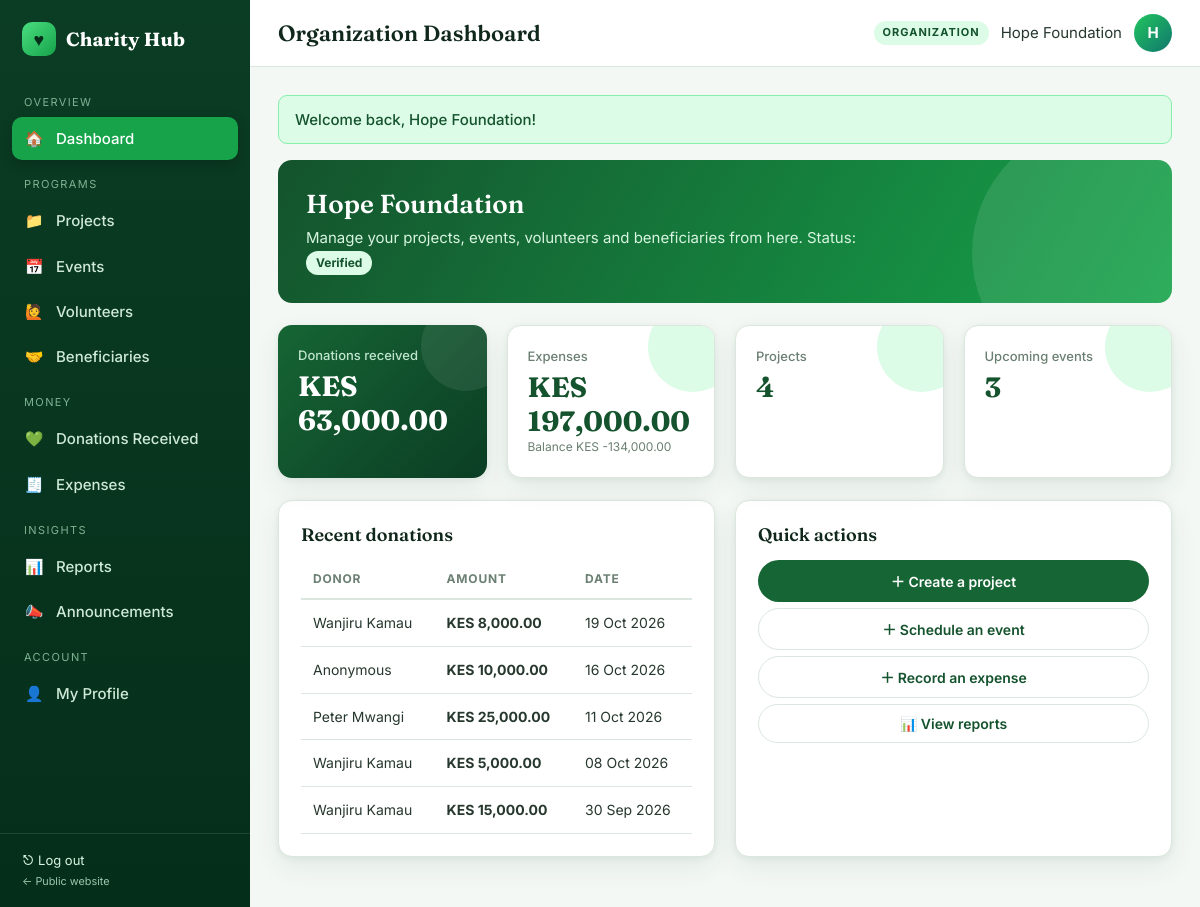
Screenshot of /organization/dashboard.php (signed in) with the database file from the repository.
### tables this page shows
CREATE TABLE organizations (
  org_id INT AUTO_INCREMENT PRIMARY KEY,
  user_id INT NOT NULL,
  organization_name VARCHAR(200) NOT NULL,
  description TEXT NULL,
  location VARCHAR(150) NULL,
  verification_status ENUM('PENDING','VERIFIED','REJECTED') NOT NULL DEFAULT 'PENDING',
  created_at TIMESTAMP DEFAULT CURRENT_TIMESTAMP,
  FOREIGN KEY (user_id) REFERENCES users(user_id) ON DELETE CASCADE
);

CREATE TABLE donations (
  donation_id INT AUTO_INCREMENT PRIMARY KEY,
  donor_id INT NOT NULL,
  org_id INT NOT NULL,
  project_id INT NULL,
  amount DECIMAL(12,2) NOT NULL,
  payment_method ENUM('M-Pesa','Card','Bank Transfer','Cash') NOT NULL DEFAULT 'M-Pesa',
  reference VARCHAR(40) NOT NULL,
  message VARCHAR(255) NULL,
  anonymous TINYINT(1) NOT NULL DEFAULT 0,
  status ENUM('COMPLETED','PENDING') NOT NULL DEFAULT 'COMPLETED',
  created_at TIMESTAMP DEFAULT CURRENT_TIMESTAMP,
  FOREIGN KEY (donor_id) REFERENCES users(user_id) ON DELETE CASCADE,
  FOREIGN KEY (org_id) REFERENCES organizations(org_id) ON DELETE CASCADE,
  FOREIGN KEY (project_id) REFERENCES projects(project_id) ON DELETE SET NULL
);

CREATE TABLE users (
  user_id INT AUTO_INCREMENT PRIMARY KEY,
  name VARCHAR(150) NOT NULL,
  email VARCHAR(150) NOT NULL UNIQUE,
  password VARCHAR(255) NOT NULL,
  phone VARCHAR(20) NOT NULL,
  role ENUM('ADMIN','ORGANIZATION','DONOR','VOLUNTEER','BENEFICIARY') NOT NULL,
  status ENUM('ACTIVE','SUSPENDED') NOT NULL DEFAULT 'ACTIVE',
  created_at TIMESTAMP DEFAULT CURRENT_TIMESTAMP
);

### includes/org_guard.php (called while the page is built, shortened)
<?php
$org = my_org();
$orgId = (int)$org['org_id'];

### organization/dashboard.php (the view, shortened to what this page needs)
<?php
require_once __DIR__ . '/../includes/bootstrap.php';
require_once __DIR__ . '/../includes/org_guard.php';
$in  = db_val("SELECT COALESCE(SUM(amount),0) FROM donations WHERE org_id=? AND status='COMPLETED'", [$orgId]);
$out = db_val("SELECT COALESCE(SUM(amount),0) FROM expenses WHERE org_id=?", [$orgId]);
$np  = db_val("SELECT COUNT(*) FROM projects WHERE org_id=?", [$orgId]);
$ne  = db_val("SELECT COUNT(*) FROM events WHERE org_id=? AND event_date>=CURDATE()", [$orgId]);
$recent = db_all("SELECT d.*, u.name donor FROM donations d JOIN users u ON u.user_id=d.donor_id WHERE d.org_id=? ORDER BY d.created_at DESC LIMIT 5", [$orgId]);
$pageTitle = 'Organization Dashboard';
include __DIR__ . '/../includes/header.php';
?>
<div class="hero-banner"><h2><?= e($org['organization_name']) ?></h2><p>Manage your projects, events, volunteers and beneficiaries from here. Status: <?= status_badge($org['verification_status']) ?></p></div>
<div class="grid grid-4" style="margin-bottom:22px">
  <div class="stat dark"><div class="label">Donations received</div><div class="value"><?= money($in) ?></div></div>
  <div class="stat"><div class="label">Expenses</div><div class="value"><?= money($out) ?></div><div class="sub">Balance <?= money($in - $out) ?></div></div>
  <div class="stat"><div class="label">Projects</div><div class="value"><?= (int)$np ?></div></div>
  <div class="stat"><div class="label">Upcoming events</div><div class="value"><?= (int)$ne ?></div></div>
</div>
<div class="grid grid-2">
 <div class="card"><h2>Recent donations</h2><div class="table-wrap"><table><thead><tr><th>Donor</th><th>Amount</th><th>Date</th></tr></thead><tbody>
 <?php foreach ($recent as $d): ?><tr><td><?= $d['anonymous'] ? 'Anonymous' : e($d['donor']) ?></td><td><b><?= money($d['amount']) ?></b></td><td><?= fdate($d['created_at']) ?></td></tr>
 <?php endforeach; if (!$recent): ?><tr><td colspan="3" class="empty">No donations yet.</td></tr><?php endif; ?></tbody></table></div></div>
 <div class="card"><h2>Quick actions</h2><div class="actions" style="flex-direction:column;align-items:stretch">
  <a class="btn" href="<?= url('organization/projects.php') ?>">＋ Create a project</a><a class="btn btn-light" href="<?= url('organization/events.php') ?>">＋ Schedule an event</a>
  <a class="btn btn-light" href="<?= url('organization/expenses.php') ?>">＋ Record an expense</a><a class="btn btn-light" href="<?= url('organization/reports.php') ?>">📊 View reports</a></div></div>
</div>
<?php include __DIR__ . '/../includes/footer.php';

### includes/header.php (shortened to what this page needs)
<?php
$pageTitle = $pageTitle ?? 'Dashboard';
$u = current_user();
$menus = [
 'ADMIN' => [
   ['Overview', null], ['Dashboard','admin/dashboard.php','🏠'],
   ['Manage', null], ['Users','admin/users.php','👥'], ['Organizations','admin/organizations.php','🏢'],
   ['Donations','admin/donations.php','💚'], ['Projects','admin/projects.php','📁'], ['Events','admin/events.php','📅'],
   ['Insights', null], ['Reports','admin/reports.php','📊'], ['Announcements','admin/announcements.php','📣'],
   ['Account', null], ['My Profile','profile.php','👤'],
 ],
 'ORGANIZATION' => [
   ['Overview', null], ['Dashboard','organization/dashboard.php','🏠'],
   ['Programs', null], ['Projects','organization/projects.php','📁'], ['Events','organization/events.php','📅'],
   ['Volunteers','organization/volunteers.php','🙋'], ['Beneficiaries','organization/beneficiaries.php','🤝'],
   ['Money', null], ['Donations Received','organization/donations.php','💚'], ['Expenses','organization/expenses.php','🧾'],
   ['Insights', null], ['Reports','organization/reports.php','📊'], ['Announcements','announcements.php','📣'],
   ['Account', null], ['My Profile','profile.php','👤'],
 ],
 'DONOR' => [
   ['Overview', null], ['Dashboard','donor/dashboard.php','🏠'],
   ['Give', null], ['Browse Projects','donor/projects.php','🔎'], ['Make a Donation','donor/donate.php','💚'],
   ['My Giving', null], ['Donation History','donor/history.php','🧾'], ['Announcements','announcements.php','📣'],
   ['Account', null], ['My Profile','profile.php','👤'],
 ],
 'VOLUNTEER' => [
   ['Overview', null], ['Dashboard','volunteer/dashboard.php','🏠'],
   ['Volunteer', null], ['Open Events','volunteer/events.php','📅'], ['My Sign-ups','volunteer/my_events.php','✅'],
   ['Announcements','announcements.php','📣'],
   ['Account', null], ['My Profile','profile.php','👤'],
 ],
 'BENEFICIARY' => [
   ['Overview', null], ['Dashboard','beneficiary/dashboard.php','🏠'],
   ['Support', null], ['Request Assistance','beneficiary/request.php','🆘'], ['My Requests','beneficiary/requests.php','📋'],
   ['Announcements','announcements.php','📣'],
   ['Account', null], ['My Profile','profile.php','👤'],
 ],
];
$items = $menus[$u['role']] ?? [];
$self = str_replace('\\','/',$_SERVER['SCRIPT_NAME']);
?><!DOCTYPE html>
<html lang="en">
<head>
<link rel="stylesheet" href="<?= asset('css/app.css') ?>">
</head>
<body>
<div class="shell">
<aside class="sidebar">
  <a class="logo" href="<?= url(dashboard_path($u['role'])) ?>" style="text-decoration:none"><span class="logo-mark">♥</span> Charity Hub</a>
  <nav>
    <?php foreach ($items as $it): ?>
      <?php if ($it[1] === null): ?><div class="nav-label"><?= e($it[0]) ?></div>
      <?php else: $active = (substr($self, -strlen($it[1])) === $it[1]) ? 'active' : ''; ?>
        <a href="<?= url($it[1]) ?>" class="<?= $active ?>"><span class="ic"><?= $it[2] ?></span><?= e($it[0]) ?></a>
      <?php endif; ?>
    <?php endforeach; ?>
  </nav>
  <div class="side-foot"><a href="<?= url('auth/logout.php') ?>" style="color:#d8f5e2">⎋ Log out</a><br><small><a href="<?= url('index.php') ?>" style="color:#9cc7ad">← Public website</a></small></div>
</aside>
<div class="main">
  <div class="topbar">
    <div style="display:flex;align-items:center;gap:12px"><button class="menu-btn" id="menuBtn" aria-label="Menu">☰</button><h1><?= e($pageTitle) ?></h1></div>
    <div class="who"><span class="role-tag"><?= e($u['role']) ?></span><span class="name"><?= e($u['name']) ?></span><div class="avatar"><?= e(strtoupper(substr($u['name'],0,1))) ?></div></div>
  </div>
  <div class="content">
  <?php foreach (get_flash() as $f): ?>
    <div class="alert alert-<?= e($f['type']) ?>"><?= e($f['msg']) ?></div>
  <?php endforeach; ?>

### includes/bootstrap.php (shortened to what this page needs)
<?php
require_once ROOT_PATH . '/config/db.php';
function e($v) { return htmlspecialchars((string)($v ?? ''), ENT_QUOTES, 'UTF-8'); }
function url($path = '') { return BASE_URL . '/' . ltrim($path, '/'); }
function asset($path) { return url('assets/' . ltrim($path, '/')); }
function money($n) { return 'KES ' . number_format((float)$n, 2); }
function fdate($d, $fmt = 'd M Y') { return $d ? date($fmt, strtotime($d)) : '—'; }
function get_flash() { $f = $_SESSION['flash'] ?? []; unset($_SESSION['flash']); return $f; }
function db_run($sql, $params = []) {
    global $conn;
    $stmt = $conn->prepare($sql);
    if ($params) {
        $types = '';
        foreach ($params as $p) $types .= is_int($p) ? 'i' : (is_float($p) ? 'd' : 's');
        $stmt->bind_param($types, ...$params);
    }
    if (!$stmt->execute()) { error_log("SQL exec error: " . $stmt->error); $stmt->close(); return false; }
    return $stmt;
}
function db_all($sql, $params = []) {
    $s = db_run($sql, $params); if (!$s) return [];
    $r = $s->get_result(); $rows = $r ? $r->fetch_all(MYSQLI_ASSOC) : []; $s->close(); return $rows;
}
function db_one($sql, $params = []) { $rows = db_all($sql, $params); return $rows[0] ?? null; }
function db_val($sql, $params = [], $default = 0) {
    $row = db_one($sql, $params); if (!$row) return $default;
    $v = array_values($row)[0]; return $v ?? $default;
}
function dashboard_path($role) {
    return [
        'ADMIN' => 'admin/dashboard.php', 'ORGANIZATION' => 'organization/dashboard.php',
        'DONOR' => 'donor/dashboard.php', 'VOLUNTEER' => 'volunteer/dashboard.php',
        'BENEFICIARY' => 'beneficiary/dashboard.php',
    ][$role] ?? 'auth/login.php';
}
function current_user() { return $_SESSION['user'] ?? null; }
function my_org() {
    static $org = false;
    if ($org === false) $org = db_one("SELECT * FROM organizations WHERE user_id = ?", [current_user()['id']]);
    return $org;
}
function status_badge($s) {
    $map = ['ACTIVE'=>'ok','VERIFIED'=>'ok','COMPLETED'=>'ok','APPROVED'=>'ok','FULFILLED'=>'ok','ONGOING'=>'info','OPEN'=>'info',
            'PENDING'=>'warn','SUBMITTED'=>'warn','PLANNED'=>'warn','SUSPENDED'=>'bad','REJECTED'=>'bad','DECLINED'=>'bad','CANCELLED'=>'bad','ON_HOLD'=>'warn','CLOSED'=>'muted'];
    $c = $map[strtoupper($s)] ?? 'muted';
    return '<span class="badge badge-' . $c . '">' . e(ucwords(strtolower(str_replace('_', ' ', $s)))) . '</span>';
}

### rows the page displays
organizations: organization_name "Hope Foundation", organization_name "H", verification_status "Verified"
donations: donor.name "Wanjiru Kamau", amount "KES 8,000.00", created_at "19 Oct 2026"
donations: anonymous "Anonymous", amount "KES 10,000.00", created_at "16 Oct 2026"
donations: donor.name "Peter Mwangi", amount "KES 25,000.00", created_at "11 Oct 2026"
donations: donor.name "Wanjiru Kamau", amount "KES 5,000.00", created_at "08 Oct 2026"
donations: donor.name "Wanjiru Kamau", amount "KES 15,000.00", created_at "30 Sep 2026"

### other values shown
$it[0] "OVERVIEW"
$it[2] "🏠"
$it[0] "Dashboard"
$it[0] "PROGRAMS"
$it[2] "📁"
$it[0] "Projects"
$it[2] "📅"
$it[0] "Events"
$it[2] "🙋"
$it[0] "Volunteers"
$it[2] "🤝"
$it[0] "Beneficiaries"
$it[0] "MONEY"
$it[2] "💚"
$it[0] "Donations Received"
